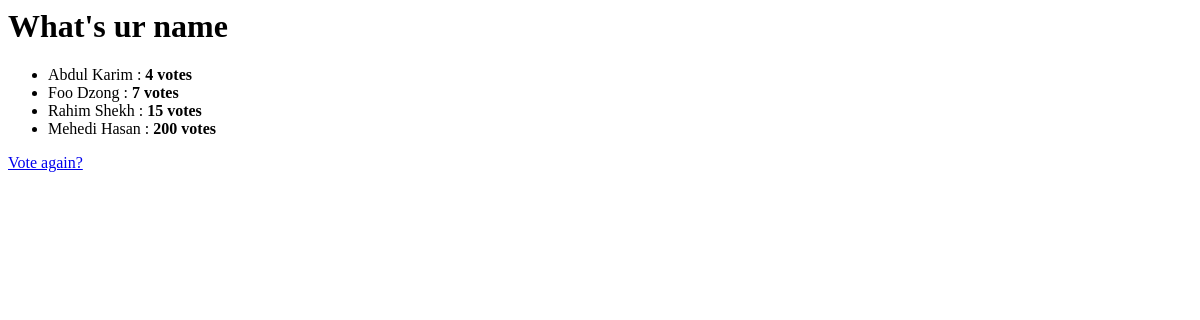
The app's page /polls/1/results/, older data.
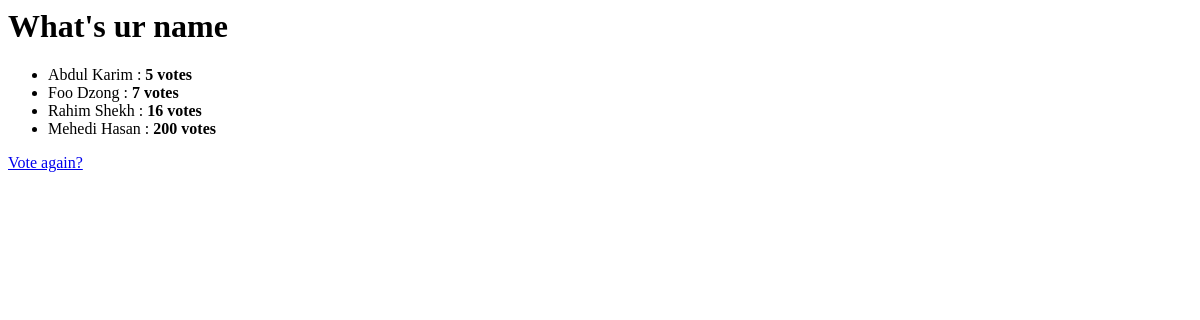
The same page, newer data.
### polls/models.py (models this page shows, shortened)
class Choice(models.Model):
    question = models.ForeignKey(Question)
    title = models.CharField(max_length=200)
    votes = models.IntegerField(default=0)
    class Meta:
        ordering = ['votes']

### polls/views.py (the view)
# urls.py: url(r'^(?P<question_id>[0-9]+)/results/$',views.results, name='results'),
def results(request,question_id):
    question = get_object_or_404(models.Question,pk=question_id)
    return render(request,'polls/results.html',{'question':question})

### polls/templates/polls/results.html (shortened to what this page needs)
<h1>{{question.question_text}}</h1>
<ul>
    {% for choice in question.choice_set.all %}
        <li>{{ choice.title }} : <b>{{ choice.votes}} vote{{ choice.votes|pluralize}}</b></li>
    {% endfor %}
</ul>
<a href="{% url 'polls:details' question.id %}">Vote again?</a>

Row changes from the older to the newer data that the page shows:
changed Choice "Abdul Karim": votes "4" → "5"
changed Choice "Rahim Shekh": votes "15" → "16"
